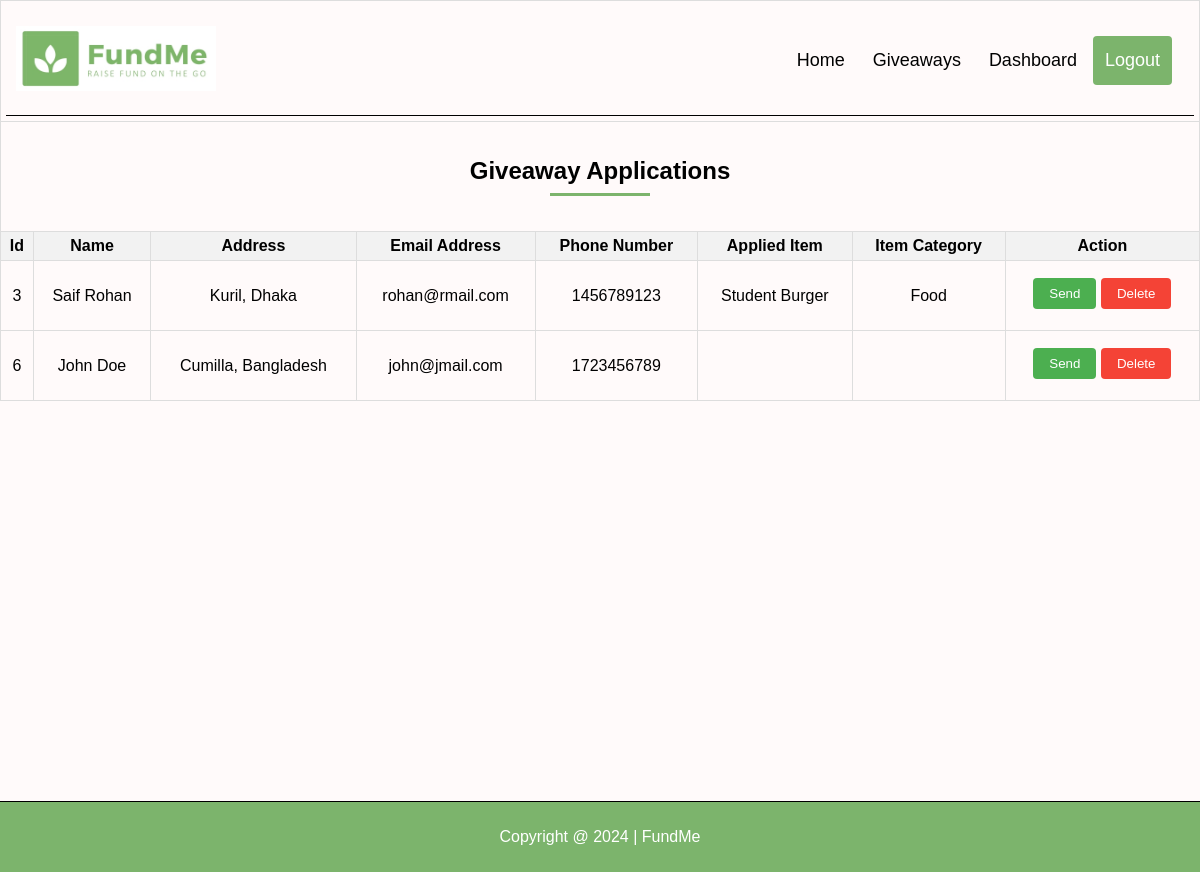
The page /view/viewGiveawayApplications.php (signed in) on the database its author committed.
### tables this page shows
CREATE TABLE `giveawayapplication` (
  `id` int(100) NOT NULL,
  `name` varchar(100) NOT NULL,
  `address` varchar(100) NOT NULL,
  `email` varchar(100) NOT NULL,
  `phone` int(100) NOT NULL,
  `posted_by` varchar(50) NOT NULL,
  `item_name` varchar(50) NOT NULL,
  `item_category` varchar(50) NOT NULL
);

### controller/giveawayApplicationCheck.php (called while the page is built, shortened)
<?php
if (!isset($_SESSION['admin']) && !isset($_SESSION['Donor']) && !isset($_SESSION['Fund Raiser'])) {
    header('location: login.php');
    exit();
}
else {
    if (isset($_SESSION['admin'])) {
        $dashboardlink = 'dashboardAdmin.php';
        $user_type = 'admin';
    }
    elseif (isset($_SESSION['Donor'])) {
        $dashboardlink = 'dashboardDonor.php';
        $user_type = 'Donor';
    }
    elseif (isset($_SESSION['Fund Raiser'])) {
        $dashboardlink = 'dashboardFundRaiser.php';
        $user_type = 'Fund Raiser';
    }
    $con = getConnection();
    $sql = "SELECT * FROM giveawayapplication WHERE posted_by = '$user_type'";
    $result = mysqli_query($con, $sql);
    $rows = mysqli_fetch_all($result, MYSQLI_ASSOC);
}
?>

### view/viewGiveawayApplications.php (the view, shortened to what this page needs)
<?php
require_once('../controller/giveawayApplicationCheck.php');
?>
<html lang="en">
<head>
    <link rel="stylesheet" href="../assets/css/styles.css">
</head>
<body>
    <table class="give-app-table" cellspacing="0" width=100%>
        <tr>
            <td colspan="18">
                <div class="header">
                    <a href="home.php" class="logo"><img class="logo" src="../assets/images/FundMe.jpg" alt="FundMe Logo" width="200" height="65"></a>
                    <div class="header-right">
                        <a href="../view/home.php">Home</a>
                        <a href="../view/giveaways.php">Giveaways</a>
                        <a href="<?= $dashboardlink ?>">Dashboard</a>
                        <a class="active" href="../view/logout.php">Logout</a>
                    </div>
                </div>
            </td>
        </tr>
        <tr>
            <td align="center" colspan="18">
                <h2 class="give-heading">Giveaway Applications</h2>
                <hr>
            </td>
        </tr>
        <tr>
            <th>Id</th>
            <th>Name</th>
            <th colspan="3">Address</th>
            <th colspan="3">Email Address</th>
            <th colspan="3">Phone Number</th>
            <th colspan="3">Applied Item</th>
            <th colspan="3">Item Category</th>
            <th>Action</th>
        </tr>
        <tbody>
            <?php foreach ($rows as $row) : ?>
                <tr>
                    <td class="give-col"><?= $row['id'] ?></td>
                    <td class="give-col"><?= $row['name'] ?></td>
                    <td class="give-col" colspan="3"><?= $row['address'] ?></td>
                    <td class="give-col" colspan="3"><?= $row['email'] ?></td>
                    <td class="give-col" colspan="3"><?= $row['phone'] ?></td>
                    <td class="give-col" colspan="3"><?= $row['item_name'] ?></td>
                    <td class="give-col" colspan="3"><?= $row['item_category'] ?></td>
                    <td>
                        <div class="buttons">
                            <form class="action-form" action="../controller/sendGiveaway.php" method="post">
                                <button class="accept-btn" type="submit" name="send">Send</button>
                            </form>
                            <form class="action-form" action="../controller/deleteGiveawayApplication.php" method="post">
                                <button class="reject-btn" type="submit" name="delete">Delete</button>
                            </form>
                        </div>
                    </td>
                </tr>
            <?php endforeach; ?>
        </tbody>
    </table>
    <?php include('../view/footer.php'); ?>
</body>
</html>

### assets/css/styles.css (style rules this page uses)
* { box-sizing: border-box; }
body, header, footer { margin: 0; background-color: #fffafa; font-family: Arial, Helvetica, sans-serif; }
hr { width: 100px; border-style: none; border-top-style: solid; border-color: #7cb46c; border-width: 3px; text-align: left; }
.header { overflow: hidden; padding: 20px 10px; border-bottom: 1px solid black; }
.header a { float: left; color: black; text-align: center; padding: 12px; margin: 0 2px; text-decoration: none; font-size: 18px; line-height: 25px; border-radius: 4px; }
.header a.logo { padding: 0; margin: 0; }
.logo { padding: 0; margin: 0; }
.header a.active:not(.logo) { background-color: #7cb46c; color: white; }
.header-right { padding: 10px; float: right; text-align: middle; }
.buttons { text-align: center; }
.action-form { display: inline-block; }
.accept-btn { padding: 8px 16px; margin-top: 12px; background-color: #4CAF50; color: #fff; border: none; border-radius: 4px; cursor: pointer; transition: background-color 0.3s ease; }
.reject-btn { padding: 8px 16px; margin-top: 12px; background-color: #f44336; color: #fff; border: none; border-radius: 4px; cursor: pointer; transition: background-color 0.3s ease; }
.give-heading { margin-top: 30px; margin-bottom: 0; text-align: center; }
.give-col { text-align: center; }
.give-app-table { width: 100%; border-collapse: collapse; margin-bottom: 400px; }
.give-app-table hr { margin-bottom: 30px; }
.give-app-table th, .give-app-table td { border: 1px solid #ddd; padding: 5px; }
.give-app-table th { background-color: #f2f2f2; text-align: center; }

### rows shown on the page
giveawayapplication: id "3", name "Saif Rohan", address "Kuril, Dhaka", email "rohan@rmail.com", phone "1456789123", item_name "Student Burger", item_category "Food"
giveawayapplication: id "6", name "John Doe", address "Cumilla, Bangladesh", email "john@jmail.com", phone "1723456789"
